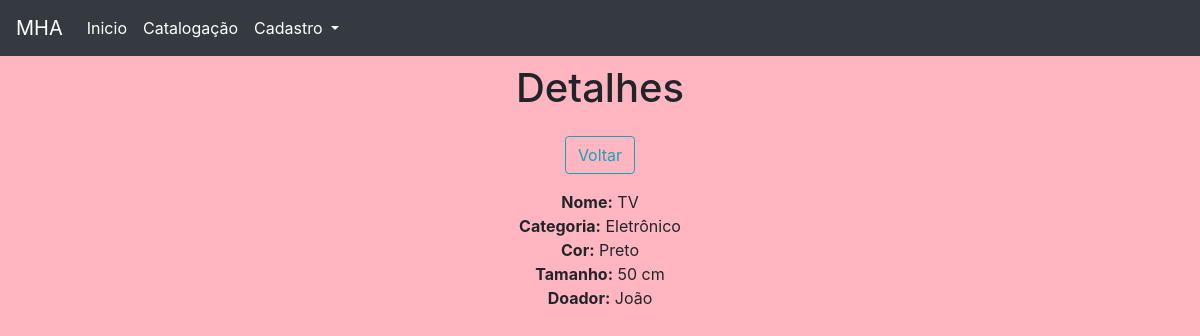
The page /viewpeca/24/ on the database its author committed.
### cadastro/models.py (models this page shows, shortened)
class Peca(models.Model):
    nome_peca = models.CharField('Nome', max_length=100)
    categoria = models.CharField('Categoria', max_length=100)
    cor = models.CharField('Cor', max_length=100)
    tamanho = models.CharField('Tamanho', max_length=100)
    doador = models.CharField('Doador', max_length=100)

### cadastro/views.py (the view)
# urls.py: path('viewpeca/<int:pk>/', views.viewpeca, name='viewpeca'),
def viewpeca(request, pk):
    data = {}
    data['db'] = Peca.objects.get(pk=pk)
    return render(request, 'viewpeca.html', data)

### cadastro/templates/viewpeca.html (shortened to what this page needs)
<!DOCTYPE html>
<html lang="pt-br">
<head>
    <link rel="stylesheet" href="https://stackpath.bootstrapcdn.com/bootstrap/4.1.3/css/bootstrap.min.css">
</head>
<body>
<nav class="navbar navbar-expand-lg navbar-dark bg-dark">
  <a class="navbar-brand" href="#">MHA</a>
  <div class="collapse navbar-collapse" id="navbarNavDropdown">
    <ul class="navbar-nav">
      <li class="nav-item active">
        <a class="nav-link" href="/">Inicio</a>
      </li>
      <li class="nav-item active">
        <a class="nav-link" href="/catalogacao/">Catalogação</a>
      </li>
        <li class="nav-item dropdown active">
        <a class="nav-link dropdown-toggle" href="#" id="navbarDropdownMenuLink" data-toggle="dropdown" aria-haspopup="true" aria-expanded="false">
          Cadastro
        </a>
      </li>
    </ul>
  </div>
</nav>
    <div class="col-8 m-auto pt-2 pb-2 text-center">
        <h1> Detalhes </h1>
    </div>
    <div class="col-8 m-auto pt-2 pb-2 text-center">
        <a href="/catalogacao/catalogadas" class="btn btn-outline-info"> Voltar </a>
    </div>
    <div class="col-8 m-auto pt-2 pb-2 text-center">
        <strong>Nome:</strong> {{db.nome_peca}} <br>
        <strong>Categoria:</strong> {{db.categoria}} <br>
        <strong>Cor:</strong> {{db.cor}} <br>
        <strong>Tamanho:</strong> {{db.tamanho}} <br>
        <strong>Doador:</strong> {{db.doador}} <br>
    </div>
</body>
</html>

### cadastro/templates/viewpeca.html (style rules this page uses)
body { background-color: #FFB6C1 }

### rows shown on the page
Peca: nome_peca "TV", categoria "Eletrônico", cor "Preto", tamanho "50 cm", doador "João"
